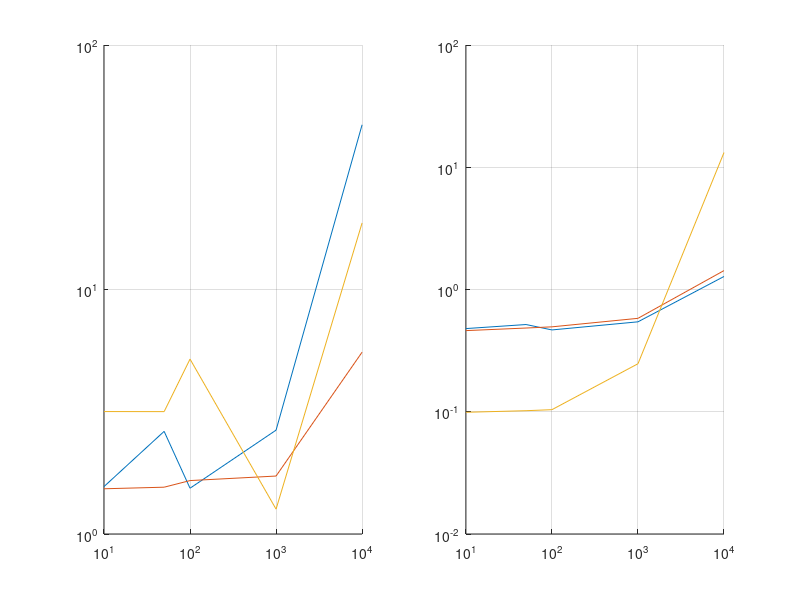

Source code (MATLAB):
data= [10, 1.563,  0.479, 1.531, 0.461,  3.168,  0.099;
       50, 2.629,  0.517, 1.554, 0.484,  3.166,  0.102;
      100, 1.539,  0.467, 1.654, 0.495,  5.192,  0.104;
     1000, 2.659,  0.544, 1.726, 0.581,  1.264,  0.247;
    10000, 47.178, 1.278, 5.542, 1.428, 18.718, 13.194]

figure();
subplot(1,2,1)
hold on
grid on
loglog(data(:,1)',data(:,2)');
loglog(data(:,1)',data(:,4)');
loglog(data(:,1)',data(:,6)');
hold off
subplot(1,2,2);
hold on
grid on
loglog(data(:,1)',data(:,3)');
loglog(data(:,1)',data(:,5)');
loglog(data(:,1)',data(:,7)');
hold off